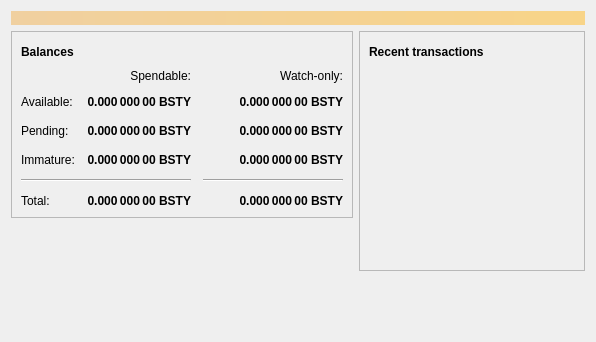
<?xml version="1.0" encoding="UTF-8"?>
<ui version="4.0">
 <class>OverviewPage</class>
 <widget class="QWidget" name="OverviewPage">
  <property name="geometry">
   <rect>
    <x>0</x>
    <y>0</y>
    <width>596</width>
    <height>342</height>
   </rect>
  </property>
  <property name="windowTitle">
   <string>Form</string>
  </property>
  <layout class="QVBoxLayout" name="topLayout">
   <item>
    <widget class="QLabel" name="labelAlerts">
     <property name="visible">
      <bool>false</bool>
     </property>
     <property name="styleSheet">
      <string notr="true">QLabel { background-color: qlineargradient(x1: 0, y1: 0, x2: 1, y2: 0, stop:0 #F0D0A0, stop:1 #F8D488); color:#000000; }</string>
     </property>
     <property name="wordWrap">
      <bool>true</bool>
     </property>
     <property name="margin">
      <number>3</number>
     </property>
     <property name="textInteractionFlags">
      <set>Qt::TextSelectableByMouse</set>
     </property>
    </widget>
   </item>
   <item>
    <layout class="QHBoxLayout" name="horizontalLayout" stretch="1,1">
     <item>
      <layout class="QVBoxLayout" name="verticalLayout_2">
       <item>
        <widget class="QFrame" name="frame">
         <property name="frameShape">
          <enum>QFrame::StyledPanel</enum>
         </property>
         <property name="frameShadow">
          <enum>QFrame::Raised</enum>
         </property>
         <layout class="QVBoxLayout" name="verticalLayout_4">
          <item>
           <layout class="QHBoxLayout" name="horizontalLayout_4">
            <item>
             <widget class="QLabel" name="label_5">
              <property name="font">
               <font>
                <weight>75</weight>
                <bold>true</bold>
               </font>
              </property>
              <property name="text">
               <string>Balances</string>
              </property>
             </widget>
            </item>
            <item>
             <widget class="QPushButton" name="labelWalletStatus">
              <property name="enabled">
               <bool>true</bool>
              </property>
              <property name="maximumSize">
               <size>
                <width>30</width>
                <height>16777215</height>
               </size>
              </property>
              <property name="toolTip">
               <string>The displayed information may be out of date. Your wallet automatically synchronizes with the GlobalBoost network after a connection is established, but this process has not completed yet.</string>
              </property>
              <property name="text">
               <string/>
              </property>
              <property name="icon">
               <iconset resource="../globalboost.qrc">
                <normaloff>:/icons/warning</normaloff>
                <disabledoff>:/icons/warning</disabledoff>:/icons/warning</iconset>
              </property>
              <property name="iconSize">
               <size>
                <width>24</width>
                <height>24</height>
               </size>
              </property>
              <property name="flat">
               <bool>true</bool>
              </property>
             </widget>
            </item>
            <item>
             <spacer name="horizontalSpacer_3">
              <property name="orientation">
               <enum>Qt::Horizontal</enum>
              </property>
              <property name="sizeHint" stdset="0">
               <size>
                <width>40</width>
                <height>20</height>
               </size>
              </property>
             </spacer>
            </item>
           </layout>
          </item>
          <item>
           <layout class="QGridLayout" name="gridLayout">
            <property name="spacing">
             <number>12</number>
            </property>
            <item row="2" column="2">
             <widget class="QLabel" name="labelWatchPending">
              <property name="font">
               <font>
                <weight>75</weight>
                <bold>true</bold>
               </font>
              </property>
              <property name="cursor">
               <cursorShape>IBeamCursor</cursorShape>
              </property>
              <property name="toolTip">
               <string>Unconfirmed transactions to watch-only addresses</string>
              </property>
              <property name="text">
               <string notr="true">0.000 000 00 BSTY</string>
              </property>
              <property name="alignment">
               <set>Qt::AlignRight|Qt::AlignTrailing|Qt::AlignVCenter</set>
              </property>
              <property name="textInteractionFlags">
               <set>Qt::LinksAccessibleByMouse|Qt::TextSelectableByKeyboard|Qt::TextSelectableByMouse</set>
              </property>
             </widget>
            </item>
            <item row="2" column="1">
             <widget class="QLabel" name="labelUnconfirmed">
              <property name="font">
               <font>
                <weight>75</weight>
                <bold>true</bold>
               </font>
              </property>
              <property name="cursor">
               <cursorShape>IBeamCursor</cursorShape>
              </property>
              <property name="toolTip">
               <string>Total of transactions that have yet to be confirmed, and do not yet count toward the spendable balance</string>
              </property>
              <property name="text">
               <string notr="true">0.000 000 00 BSTY</string>
              </property>
              <property name="alignment">
               <set>Qt::AlignRight|Qt::AlignTrailing|Qt::AlignVCenter</set>
              </property>
              <property name="textInteractionFlags">
               <set>Qt::LinksAccessibleByMouse|Qt::TextSelectableByKeyboard|Qt::TextSelectableByMouse</set>
              </property>
             </widget>
            </item>
            <item row="3" column="2">
             <widget class="QLabel" name="labelWatchImmature">
              <property name="font">
               <font>
                <weight>75</weight>
                <bold>true</bold>
               </font>
              </property>
              <property name="cursor">
               <cursorShape>IBeamCursor</cursorShape>
              </property>
              <property name="toolTip">
               <string>Mined balance in watch-only addresses that has not yet matured</string>
              </property>
              <property name="text">
               <string notr="true">0.000 000 00 BSTY</string>
              </property>
              <property name="alignment">
               <set>Qt::AlignRight|Qt::AlignTrailing|Qt::AlignVCenter</set>
              </property>
              <property name="textInteractionFlags">
               <set>Qt::LinksAccessibleByMouse|Qt::TextSelectableByKeyboard|Qt::TextSelectableByMouse</set>
              </property>
             </widget>
            </item>
            <item row="4" column="0" colspan="2">
             <widget class="Line" name="line">
              <property name="orientation">
               <enum>Qt::Horizontal</enum>
              </property>
             </widget>
            </item>
            <item row="4" column="2">
             <widget class="Line" name="lineWatchBalance">
              <property name="sizePolicy">
               <sizepolicy hsizetype="Preferred" vsizetype="Fixed">
                <horstretch>0</horstretch>
                <verstretch>0</verstretch>
               </sizepolicy>
              </property>
              <property name="minimumSize">
               <size>
                <width>140</width>
                <height>0</height>
               </size>
              </property>
              <property name="orientation">
               <enum>Qt::Horizontal</enum>
              </property>
             </widget>
            </item>
            <item row="5" column="0">
             <widget class="QLabel" name="labelTotalText">
              <property name="text">
               <string>Total:</string>
              </property>
             </widget>
            </item>
            <item row="3" column="1">
             <widget class="QLabel" name="labelImmature">
              <property name="font">
               <font>
                <weight>75</weight>
                <bold>true</bold>
               </font>
              </property>
              <property name="cursor">
               <cursorShape>IBeamCursor</cursorShape>
              </property>
              <property name="toolTip">
               <string>Mined balance that has not yet matured</string>
              </property>
              <property name="text">
               <string notr="true">0.000 000 00 BSTY</string>
              </property>
              <property name="alignment">
               <set>Qt::AlignRight|Qt::AlignTrailing|Qt::AlignVCenter</set>
              </property>
              <property name="textInteractionFlags">
               <set>Qt::LinksAccessibleByMouse|Qt::TextSelectableByKeyboard|Qt::TextSelectableByMouse</set>
              </property>
             </widget>
            </item>
            <item row="2" column="3">
             <spacer name="horizontalSpacer_2">
              <property name="orientation">
               <enum>Qt::Horizontal</enum>
              </property>
              <property name="sizeHint" stdset="0">
               <size>
                <width>40</width>
                <height>20</height>
               </size>
              </property>
             </spacer>
            </item>
            <item row="3" column="0">
             <widget class="QLabel" name="labelImmatureText">
              <property name="text">
               <string>Immature:</string>
              </property>
             </widget>
            </item>
            <item row="5" column="1">
             <widget class="QLabel" name="labelTotal">
              <property name="font">
               <font>
                <weight>75</weight>
                <bold>true</bold>
               </font>
              </property>
              <property name="cursor">
               <cursorShape>IBeamCursor</cursorShape>
              </property>
              <property name="toolTip">
               <string>Your current total balance</string>
              </property>
              <property name="text">
               <string notr="true">0.000 000 00 BSTY</string>
              </property>
              <property name="alignment">
               <set>Qt::AlignRight|Qt::AlignTrailing|Qt::AlignVCenter</set>
              </property>
              <property name="textInteractionFlags">
               <set>Qt::LinksAccessibleByMouse|Qt::TextSelectableByKeyboard|Qt::TextSelectableByMouse</set>
              </property>
             </widget>
            </item>
            <item row="5" column="2">
             <widget class="QLabel" name="labelWatchTotal">
              <property name="font">
               <font>
                <weight>75</weight>
                <bold>true</bold>
               </font>
              </property>
              <property name="cursor">
               <cursorShape>IBeamCursor</cursorShape>
              </property>
              <property name="toolTip">
               <string>Current total balance in watch-only addresses</string>
              </property>
              <property name="text">
               <string notr="true">0.000 000 00 BSTY</string>
              </property>
              <property name="alignment">
               <set>Qt::AlignRight|Qt::AlignTrailing|Qt::AlignVCenter</set>
              </property>
              <property name="textInteractionFlags">
               <set>Qt::LinksAccessibleByMouse|Qt::TextSelectableByKeyboard|Qt::TextSelectableByMouse</set>
              </property>
             </widget>
            </item>
            <item row="0" column="2">
             <widget class="QLabel" name="labelWatchonly">
              <property name="text">
               <string>Watch-only:</string>
              </property>
              <property name="alignment">
               <set>Qt::AlignRight|Qt::AlignTrailing|Qt::AlignVCenter</set>
              </property>
             </widget>
            </item>
            <item row="1" column="0">
             <widget class="QLabel" name="labelBalanceText">
              <property name="text">
               <string>Available:</string>
              </property>
             </widget>
            </item>
            <item row="1" column="1">
             <widget class="QLabel" name="labelBalance">
              <property name="font">
               <font>
                <weight>75</weight>
                <bold>true</bold>
               </font>
              </property>
              <property name="cursor">
               <cursorShape>IBeamCursor</cursorShape>
              </property>
              <property name="toolTip">
               <string>Your current spendable balance</string>
              </property>
              <property name="text">
               <string notr="true">0.000 000 00 BSTY</string>
              </property>
              <property name="alignment">
               <set>Qt::AlignRight|Qt::AlignTrailing|Qt::AlignVCenter</set>
              </property>
              <property name="textInteractionFlags">
               <set>Qt::LinksAccessibleByMouse|Qt::TextSelectableByKeyboard|Qt::TextSelectableByMouse</set>
              </property>
             </widget>
            </item>
            <item row="1" column="2">
             <widget class="QLabel" name="labelWatchAvailable">
              <property name="font">
               <font>
                <weight>75</weight>
                <bold>true</bold>
               </font>
              </property>
              <property name="cursor">
               <cursorShape>IBeamCursor</cursorShape>
              </property>
              <property name="toolTip">
               <string>Your current balance in watch-only addresses</string>
              </property>
              <property name="text">
               <string notr="true">0.000 000 00 BSTY</string>
              </property>
              <property name="alignment">
               <set>Qt::AlignRight|Qt::AlignTrailing|Qt::AlignVCenter</set>
              </property>
              <property name="textInteractionFlags">
               <set>Qt::LinksAccessibleByMouse|Qt::TextSelectableByKeyboard|Qt::TextSelectableByMouse</set>
              </property>
             </widget>
            </item>
            <item row="2" column="0">
             <widget class="QLabel" name="labelPendingText">
              <property name="text">
               <string>Pending:</string>
              </property>
             </widget>
            </item>
            <item row="0" column="1">
             <widget class="QLabel" name="labelSpendable">
              <property name="text">
               <string>Spendable:</string>
              </property>
              <property name="alignment">
               <set>Qt::AlignRight|Qt::AlignTrailing|Qt::AlignVCenter</set>
              </property>
             </widget>
            </item>
           </layout>
          </item>
         </layout>
        </widget>
       </item>
       <item>
        <spacer name="verticalSpacer">
         <property name="orientation">
          <enum>Qt::Vertical</enum>
         </property>
         <property name="sizeHint" stdset="0">
          <size>
           <width>20</width>
           <height>40</height>
          </size>
         </property>
        </spacer>
       </item>
      </layout>
     </item>
     <item>
      <layout class="QVBoxLayout" name="verticalLayout_3">
       <item>
        <widget class="QFrame" name="frame_2">
         <property name="frameShape">
          <enum>QFrame::StyledPanel</enum>
         </property>
         <property name="frameShadow">
          <enum>QFrame::Raised</enum>
         </property>
         <layout class="QVBoxLayout" name="verticalLayout">
          <item>
           <layout class="QHBoxLayout" name="horizontalLayout_2">
            <item>
             <widget class="QLabel" name="label_4">
              <property name="font">
               <font>
                <weight>75</weight>
                <bold>true</bold>
               </font>
              </property>
              <property name="text">
               <string>Recent transactions</string>
              </property>
             </widget>
            </item>
            <item>
             <widget class="QPushButton" name="labelTransactionsStatus">
              <property name="enabled">
               <bool>true</bool>
              </property>
              <property name="maximumSize">
               <size>
                <width>30</width>
                <height>16777215</height>
               </size>
              </property>
              <property name="toolTip">
               <string>The displayed information may be out of date. Your wallet automatically synchronizes with the GlobalBoost network after a connection is established, but this process has not completed yet.</string>
              </property>
              <property name="text">
               <string/>
              </property>
              <property name="icon">
               <iconset resource="../globalboost.qrc">
                <normaloff>:/icons/warning</normaloff>
                <disabledoff>:/icons/warning</disabledoff>:/icons/warning</iconset>
              </property>
              <property name="iconSize">
               <size>
                <width>24</width>
                <height>24</height>
               </size>
              </property>
              <property name="flat">
               <bool>true</bool>
              </property>
             </widget>
            </item>
            <item>
             <spacer name="horizontalSpacer">
              <property name="orientation">
               <enum>Qt::Horizontal</enum>
              </property>
              <property name="sizeHint" stdset="0">
               <size>
                <width>40</width>
                <height>20</height>
               </size>
              </property>
             </spacer>
            </item>
           </layout>
          </item>
          <item>
           <widget class="QListView" name="listTransactions">
            <property name="styleSheet">
             <string notr="true">QListView { background: transparent; }</string>
            </property>
            <property name="frameShape">
             <enum>QFrame::NoFrame</enum>
            </property>
            <property name="verticalScrollBarPolicy">
             <enum>Qt::ScrollBarAlwaysOff</enum>
            </property>
            <property name="horizontalScrollBarPolicy">
             <enum>Qt::ScrollBarAlwaysOff</enum>
            </property>
            <property name="selectionMode">
             <enum>QAbstractItemView::NoSelection</enum>
            </property>
           </widget>
          </item>
         </layout>
        </widget>
       </item>
       <item>
        <spacer name="verticalSpacer_2">
         <property name="orientation">
          <enum>Qt::Vertical</enum>
         </property>
         <property name="sizeHint" stdset="0">
          <size>
           <width>20</width>
           <height>40</height>
          </size>
         </property>
        </spacer>
       </item>
      </layout>
     </item>
    </layout>
   </item>
  </layout>
 </widget>
 <resources/>
 <connections/>
</ui>
